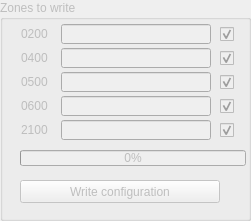
   <widget class="QGroupBox" name="group_zones_to_write">
    <property name="enabled">
     <bool>false</bool>
    </property>
    <property name="geometry">
     <rect>
      <x>610</x>
      <y>10</y>
      <width>251</width>
      <height>221</height>
     </rect>
    </property>
    <property name="title">
     <string>Zones to write</string>
    </property>
    <widget class="QLabel" name="label_7">
     <property name="geometry">
      <rect>
       <x>21</x>
       <y>24</y>
       <width>41</width>
       <height>20</height>
      </rect>
     </property>
     <property name="text">
      <string>0200</string>
     </property>
    </widget>
    <widget class="QLabel" name="label_8">
     <property name="geometry">
      <rect>
       <x>21</x>
       <y>48</y>
       <width>41</width>
       <height>20</height>
      </rect>
     </property>
     <property name="text">
      <string>0400</string>
     </property>
    </widget>
    <widget class="QLabel" name="label_9">
     <property name="geometry">
      <rect>
       <x>21</x>
       <y>72</y>
       <width>41</width>
       <height>20</height>
      </rect>
     </property>
     <property name="text">
      <string>0500</string>
     </property>
    </widget>
    <widget class="QLabel" name="label_10">
     <property name="geometry">
      <rect>
       <x>21</x>
       <y>96</y>
       <width>41</width>
       <height>20</height>
      </rect>
     </property>
     <property name="text">
      <string>0600</string>
     </property>
    </widget>
    <widget class="QLabel" name="label_11">
     <property name="geometry">
      <rect>
       <x>21</x>
       <y>120</y>
       <width>41</width>
       <height>20</height>
      </rect>
     </property>
     <property name="text">
      <string>2100</string>
     </property>
    </widget>
    <widget class="QProgressBar" name="write_progress">
     <property name="geometry">
      <rect>
       <x>20</x>
       <y>150</y>
       <width>226</width>
       <height>16</height>
      </rect>
     </property>
     <property name="maximum">
      <number>5</number>
     </property>
     <property name="value">
      <number>0</number>
     </property>
    </widget>
    <widget class="QLineEdit" name="zone_0201">
     <property name="enabled">
      <bool>false</bool>
     </property>
     <property name="geometry">
      <rect>
       <x>61</x>
       <y>24</y>
       <width>150</width>
       <height>20</height>
      </rect>
     </property>
     <property name="mouseTracking">
      <bool>true</bool>
     </property>
     <property name="focusPolicy">
      <enum>Qt::StrongFocus</enum>
     </property>
     <property name="contextMenuPolicy">
      <enum>Qt::DefaultContextMenu</enum>
     </property>
     <property name="acceptDrops">
      <bool>false</bool>
     </property>
     <property name="inputMask">
      <string/>
     </property>
     <property name="text">
      <string notr="true"/>
     </property>
     <property name="maxLength">
      <number>6</number>
     </property>
     <property name="frame">
      <bool>true</bool>
     </property>
     <property name="readOnly">
      <bool>false</bool>
     </property>
     <property name="placeholderText">
      <string notr="true"/>
     </property>
    </widget>
    <widget class="QLineEdit" name="zone_0501">
     <property name="enabled">
      <bool>false</bool>
     </property>
     <property name="geometry">
      <rect>
       <x>61</x>
       <y>72</y>
       <width>150</width>
       <height>20</height>
      </rect>
     </property>
     <property name="mouseTracking">
      <bool>true</bool>
     </property>
     <property name="focusPolicy">
      <enum>Qt::StrongFocus</enum>
     </property>
     <property name="contextMenuPolicy">
      <enum>Qt::DefaultContextMenu</enum>
     </property>
     <property name="acceptDrops">
      <bool>false</bool>
     </property>
     <property name="inputMask">
      <string/>
     </property>
     <property name="text">
      <string notr="true"/>
     </property>
     <property name="maxLength">
      <number>10</number>
     </property>
     <property name="frame">
      <bool>true</bool>
     </property>
     <property name="readOnly">
      <bool>false</bool>
     </property>
     <property name="placeholderText">
      <string notr="true"/>
     </property>
    </widget>
    <widget class="QLineEdit" name="zone_0401">
     <property name="enabled">
      <bool>false</bool>
     </property>
     <property name="geometry">
      <rect>
       <x>61</x>
       <y>48</y>
       <width>150</width>
       <height>20</height>
      </rect>
     </property>
     <property name="mouseTracking">
      <bool>true</bool>
     </property>
     <property name="focusPolicy">
      <enum>Qt::StrongFocus</enum>
     </property>
     <property name="contextMenuPolicy">
      <enum>Qt::DefaultContextMenu</enum>
     </property>
     <property name="acceptDrops">
      <bool>false</bool>
     </property>
     <property name="inputMask">
      <string/>
     </property>
     <property name="text">
      <string notr="true"/>
     </property>
     <property name="maxLength">
      <number>10</number>
     </property>
     <property name="frame">
      <bool>true</bool>
     </property>
     <property name="readOnly">
      <bool>false</bool>
     </property>
     <property name="placeholderText">
      <string notr="true"/>
     </property>
    </widget>
    <widget class="QLineEdit" name="zone_0601">
     <property name="enabled">
      <bool>false</bool>
     </property>
     <property name="geometry">
      <rect>
       <x>61</x>
       <y>96</y>
       <width>150</width>
       <height>20</height>
      </rect>
     </property>
     <property name="mouseTracking">
      <bool>true</bool>
     </property>
     <property name="focusPolicy">
      <enum>Qt::StrongFocus</enum>
     </property>
     <property name="contextMenuPolicy">
      <enum>Qt::DefaultContextMenu</enum>
     </property>
     <property name="acceptDrops">
      <bool>false</bool>
     </property>
     <property name="inputMask">
      <string/>
     </property>
     <property name="text">
      <string notr="true"/>
     </property>
     <property name="maxLength">
      <number>10</number>
     </property>
     <property name="frame">
      <bool>true</bool>
     </property>
     <property name="readOnly">
      <bool>false</bool>
     </property>
     <property name="placeholderText">
      <string notr="true"/>
     </property>
    </widget>
    <widget class="QLineEdit" name="zone_2101">
     <property name="enabled">
      <bool>false</bool>
     </property>
     <property name="geometry">
      <rect>
       <x>61</x>
       <y>120</y>
       <width>150</width>
       <height>20</height>
      </rect>
     </property>
     <property name="mouseTracking">
      <bool>true</bool>
     </property>
     <property name="focusPolicy">
      <enum>Qt::StrongFocus</enum>
     </property>
     <property name="contextMenuPolicy">
      <enum>Qt::DefaultContextMenu</enum>
     </property>
     <property name="acceptDrops">
      <bool>false</bool>
     </property>
     <property name="inputMask">
      <string/>
     </property>
     <property name="text">
      <string notr="true"/>
     </property>
     <property name="maxLength">
      <number>18</number>
     </property>
     <property name="frame">
      <bool>true</bool>
     </property>
     <property name="readOnly">
      <bool>false</bool>
     </property>
     <property name="placeholderText">
      <string notr="true"/>
     </property>
    </widget>
    <widget class="QCheckBox" name="zone_0200_write">
     <property name="geometry">
      <rect>
       <x>220</x>
       <y>24</y>
       <width>60</width>
       <height>20</height>
      </rect>
     </property>
     <property name="text">
      <string/>
     </property>
     <property name="checked">
      <bool>true</bool>
     </property>
    </widget>
    <widget class="QCheckBox" name="zone_0400_write">
     <property name="geometry">
      <rect>
       <x>220</x>
       <y>48</y>
       <width>60</width>
       <height>20</height>
      </rect>
     </property>
     <property name="text">
      <string/>
     </property>
     <property name="checked">
      <bool>true</bool>
     </property>
    </widget>
    <widget class="QCheckBox" name="zone_0500_write">
     <property name="geometry">
      <rect>
       <x>220</x>
       <y>72</y>
       <width>60</width>
       <height>20</height>
      </rect>
     </property>
     <property name="text">
      <string/>
     </property>
     <property name="checked">
      <bool>true</bool>
     </property>
    </widget>
    <widget class="QCheckBox" name="zone_0600_write">
     <property name="geometry">
      <rect>
       <x>220</x>
       <y>96</y>
       <width>60</width>
       <height>20</height>
      </rect>
     </property>
     <property name="text">
      <string/>
     </property>
     <property name="checked">
      <bool>true</bool>
     </property>
    </widget>
    <widget class="QCheckBox" name="zone_2100_write">
     <property name="geometry">
      <rect>
       <x>220</x>
       <y>120</y>
       <width>60</width>
       <height>20</height>
      </rect>
     </property>
     <property name="text">
      <string/>
     </property>
     <property name="checked">
      <bool>true</bool>
     </property>
    </widget>
    <widget class="QPushButton" name="write_button">
     <property name="enabled">
      <bool>false</bool>
     </property>
     <property name="geometry">
      <rect>
       <x>20</x>
       <y>180</y>
       <width>200</width>
       <height>23</height>
      </rect>
     </property>
     <property name="text">
      <string>Write configuration</string>
     </property>
    </widget>
   </widget>
